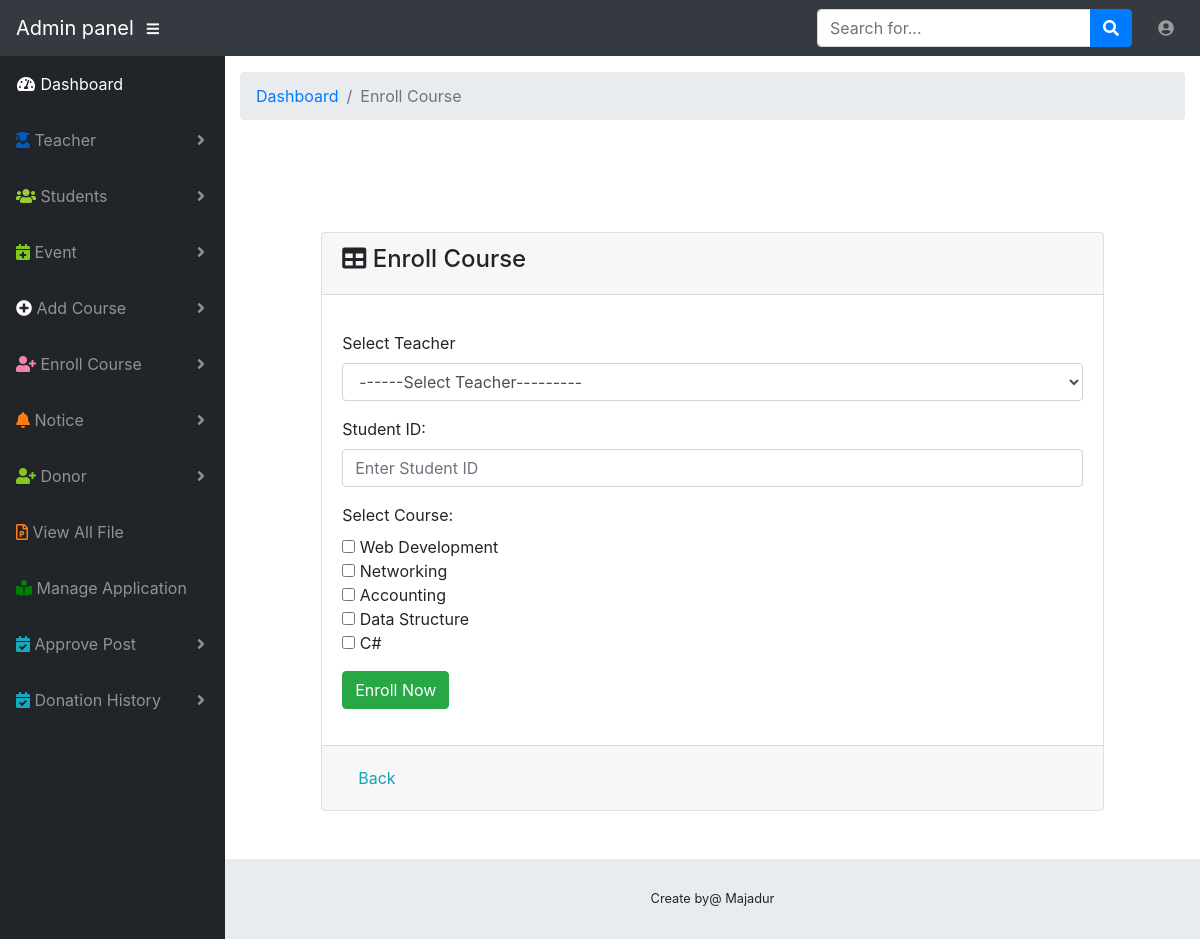
Page /admin/enroll_course.php (signed in) on the committed database.
### tables this page shows
CREATE TABLE `course` (
  `id` int(11) NOT NULL,
  `course_name` varchar(255) NOT NULL,
  `course_fee` varchar(255) NOT NULL,
  `teacher` varchar(255) NOT NULL,
  `image` varchar(255) NOT NULL
);

### admin/enroll_course.php (the view, shortened to what this page needs)
<?php include "front/header.php"; ?>
<body id="page-top">
<?php include "front/nav.php";?>
<div id="wrapper">
    <?php include "front/sidebar.php";?>
    <div id="content-wrapper">
        <div class="container-fluid">
            <ol class="breadcrumb">
                <li class="breadcrumb-item">
                    <a href="#">Dashboard</a>
                </li>
                <li class="breadcrumb-item active">Enroll Course</li>
            </ol>
            <div class="row">
                <div class="col-md-10 mx-auto mt-5 mb-5">
                    <div class="card mt-5">
                        <div class="card-header">
                            <h4> <i class="fas fa-table"></i> Enroll Course</h4>
                        </div>
                        <div class="card-body">
                            <form action="" method="post">
                                <div class="form-group">
                                    <label for="exampleFormControlSelect1">Select Teacher</label>
                                    <select class="form-control" id="exampleFormControlSelect1" name="teacher">
                                        <option selected>------Select Teacher---------</option>
                                    </select>
                                </div>
                                <div class="form-group">
                                    <label>Student ID: </label>
                                    <input type="text" name="student_id" placeholder="Enter Student ID" class="form-control">
                                </div>
                                <div class="form-group">
                                    <label for="exampleFormControlSelect1">Select Course: </label><br/>
                                    <?php
                                    $sql = "SELECT * FROM course";
                                    $result = mysqli_query($connect, $sql);
                                    ?>
                                    <?php while ($row = mysqli_fetch_assoc($result)){?>
                                        <input type="checkbox" name="course_name[]" value="<?php echo $row['course_name']?>"> <?php echo $row['course_name']?><br/>
                                    <?php }?>
                                </div>
                                <div class="form-group">
                                    <label</label>
                                    <input type="submit" name="btn" class="btn btn-success" value="Enroll Now">
                                </div>
                            </form>
                        </div>
                        <div class="card-footer">
                            <a href="admin_dashboard.php" class="nav-link text-info">Back</a>
                        </div>
                    </div>
                </div>
            </div>
        </div>
        <footer class="sticky-footer">
            <div class="container my-auto">
                <div class="copyright text-center my-auto">
                    <span>Create by@ Majadur</span>
                </div>
            </div>
        </footer>
    </div>
</div>
</body>
</html>

### rows in the picture
course: course_name "Web Development"
course: course_name "Networking"
course: course_name "Accounting"
course: course_name "Data Structure"
course: course_name "C#"
